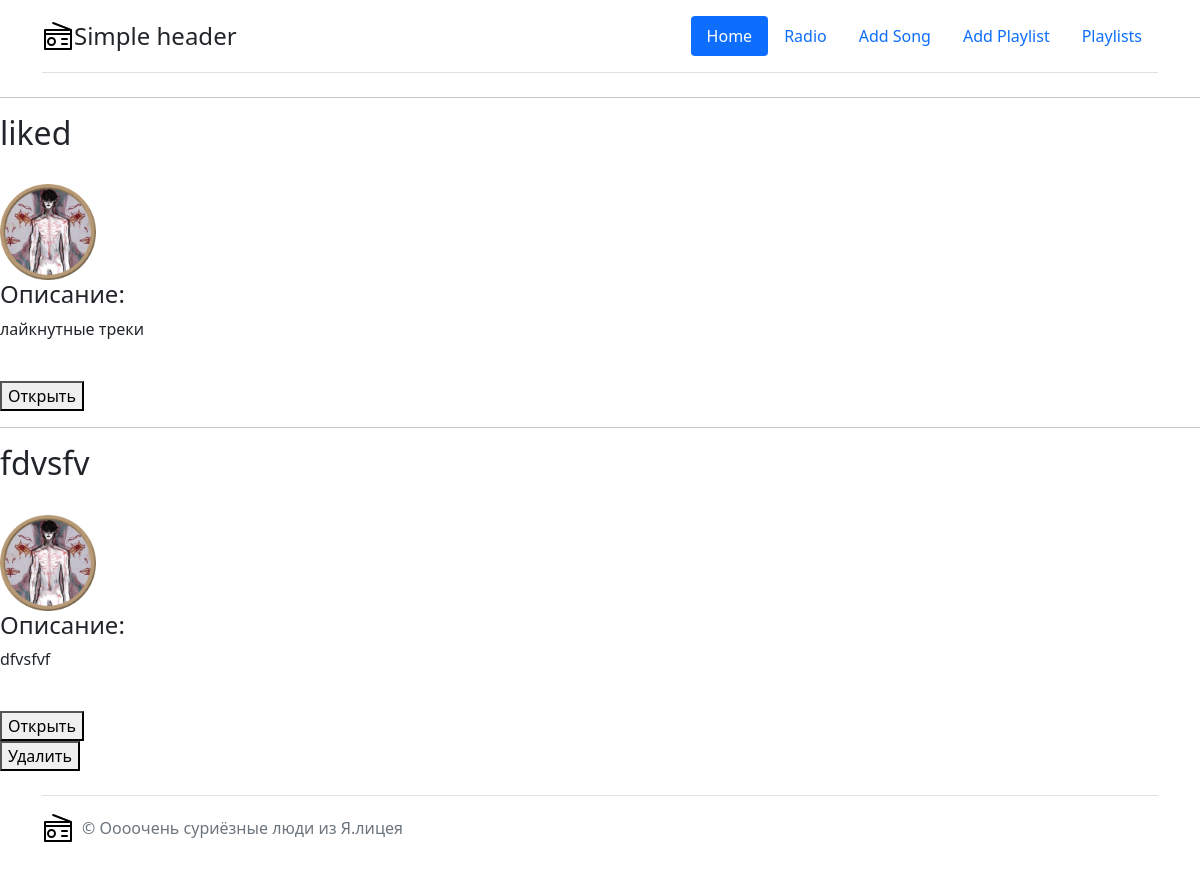
Page /myplaylists (signed in) on the committed database.
### data/playlist.py (models this page shows)
class Playlist(SqlAlchemyBase):
    __tablename__ = "playlist"
    id = sqlalchemy.Column(sqlalchemy.Integer,
                           primary_key=True, autoincrement=True)
    name = sqlalchemy.Column(sqlalchemy.String, nullable=True)
    user_id = sqlalchemy.Column(sqlalchemy.Integer,
                                sqlalchemy.ForeignKey("users.id"))
    img_path = sqlalchemy.Column(sqlalchemy.String, nullable=True)
    description = sqlalchemy.Column(sqlalchemy.String, nullable=True)

### app.py (the view)
@app.route("/myplaylists", methods=["POST", "GET"])
@login_required
def my_playlists():
    db_sess = db_session.create_session()
    user = db_sess.query(User).filter(User.id == session.get("_user_id")).first()
    pl = [i for i in db_sess.query(Playlist).filter(Playlist.user_id == session.get("_user_id"))]
    return render_template("my_playlists.html", pl=pl)

### app.py (called while the page is built)
@login_manager.user_loader
def load_user(user_id):
    db_sess = db_session.create_session()
    return db_sess.query(User).get(user_id)

### data/db_session.py (called while the page is built)
def create_session() -> Session:
    global __factory
    return __factory()

### templates/my_playlists.html (shortened to what this page needs)
<!DOCTYPE html>
<html lang="en">
<head>
<link href="https://cdn.jsdelivr.net/npm/bootstrap@5.1.3/dist/css/bootstrap.min.css" rel="stylesheet">
</head>
<body>
  <div class="container">
    <header class="d-flex flex-wrap justify-content-center py-3 mb-4 border-bottom">
      <a href="/homepage" class="d-flex align-items-center mb-3 mb-md-0 me-md-auto text-dark text-decoration-none">
        <img src="{{ url_for('static',filename='icons/icon_m.svg') }}"></img>
        <span class="fs-4">Simple header</span>
      </a>
      <ul class="nav nav-pills">
        <li class="nav-item"><a href="/homepage" class="nav-link active" aria-current="page">Home</a></li>
        <li class="nav-item"><a href="/radio" class="nav-link">Radio</a></li>
        <li class="nav-item"><a href="/add/song" class="nav-link">Add Song</a></li>
        <li class="nav-item"><a href="/add/playlist" class="nav-link">Add Playlist</a></li>
        <li class="nav-item"><a href="/myplaylists" class="nav-link">Playlists</a></li>
      </ul>
    </header>
  </div>
{% for item in pl %}
<div>
    <hr>
    <h2>{{item["name"]}}</h2><br>
    <img src="{{url_for('static', filename=item['img_path'])}}" width="8%"><br>
    <h4>Описание:</h4>
    <p>{{item["description"]}}</p>
    <br>
    <button value="{{item['id']}}" class="open">Открыть</button>
    <br>
    {% if item["name"] != "liked" %}
    <button value="{{item['id']}}" class="delete">Удалить</button>
    <br>
    {% endif %}
    {% endfor %}
</div>
<div class="container">
  <footer class="d-flex flex-wrap justify-content-between align-items-center py-3 my-4 border-top">
    <div class="col-md-4 d-flex align-items-center">
      <a href="/homepage" class="mb-3 me-2 mb-md-0 text-muted text-decoration-none lh-1">
        <img src="{{ url_for('static',filename='icons/icon_m.svg') }}"></img>
      </a>
      <span class="text-muted">&copy; Оооочень суриёзные люди из Я.лицея </span>
    </div>
  </footer>
</div>
</body>
</html>

### rows in the picture
Playlist: name "liked", img_path (picture), description "лайкнутные треки", {{ item['id'] }} 40 (drawn)
Playlist: name "fdvsfv", img_path (picture), description "dfvsfvf", {{ item['id'] }} 44 (drawn)
